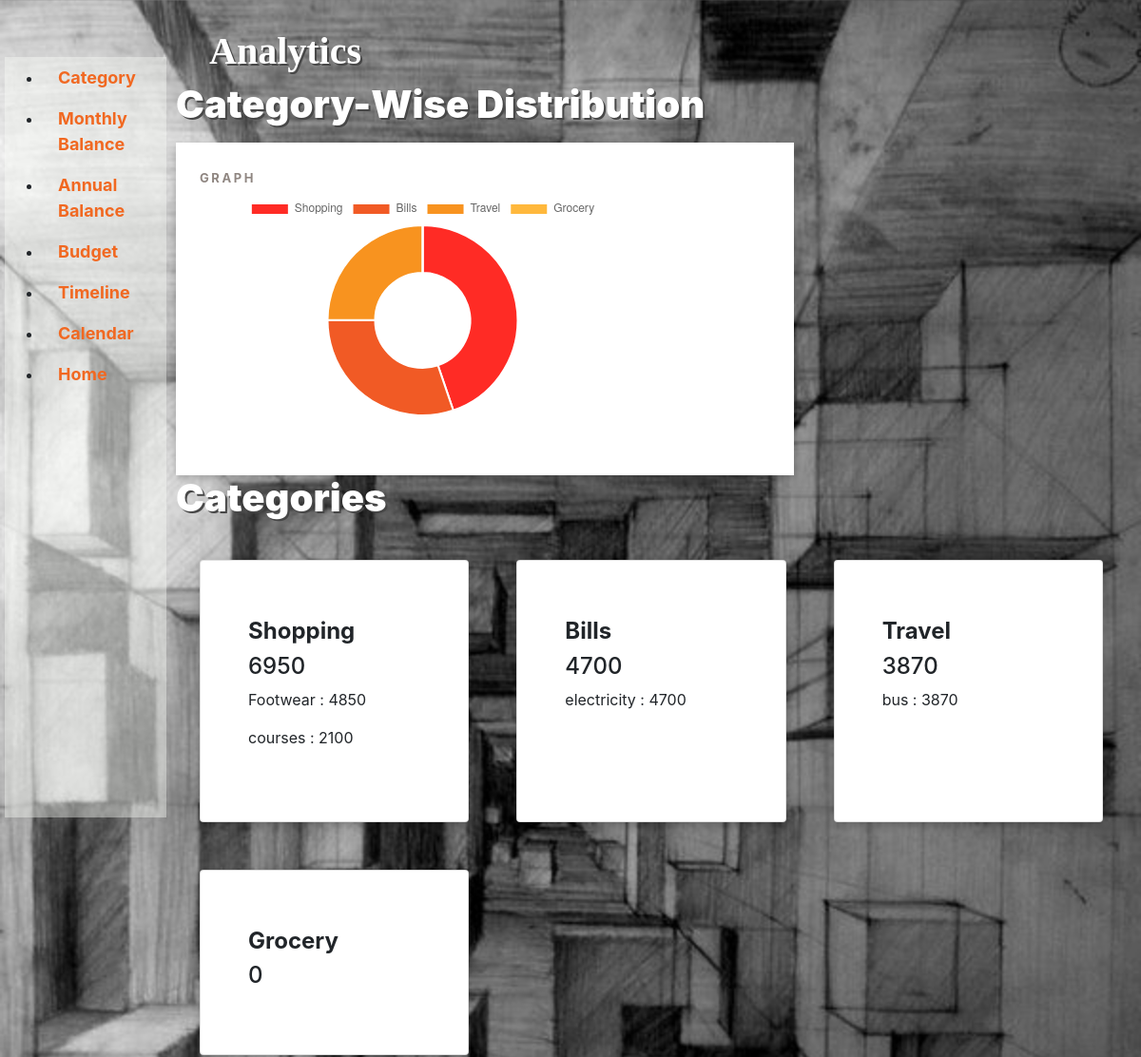
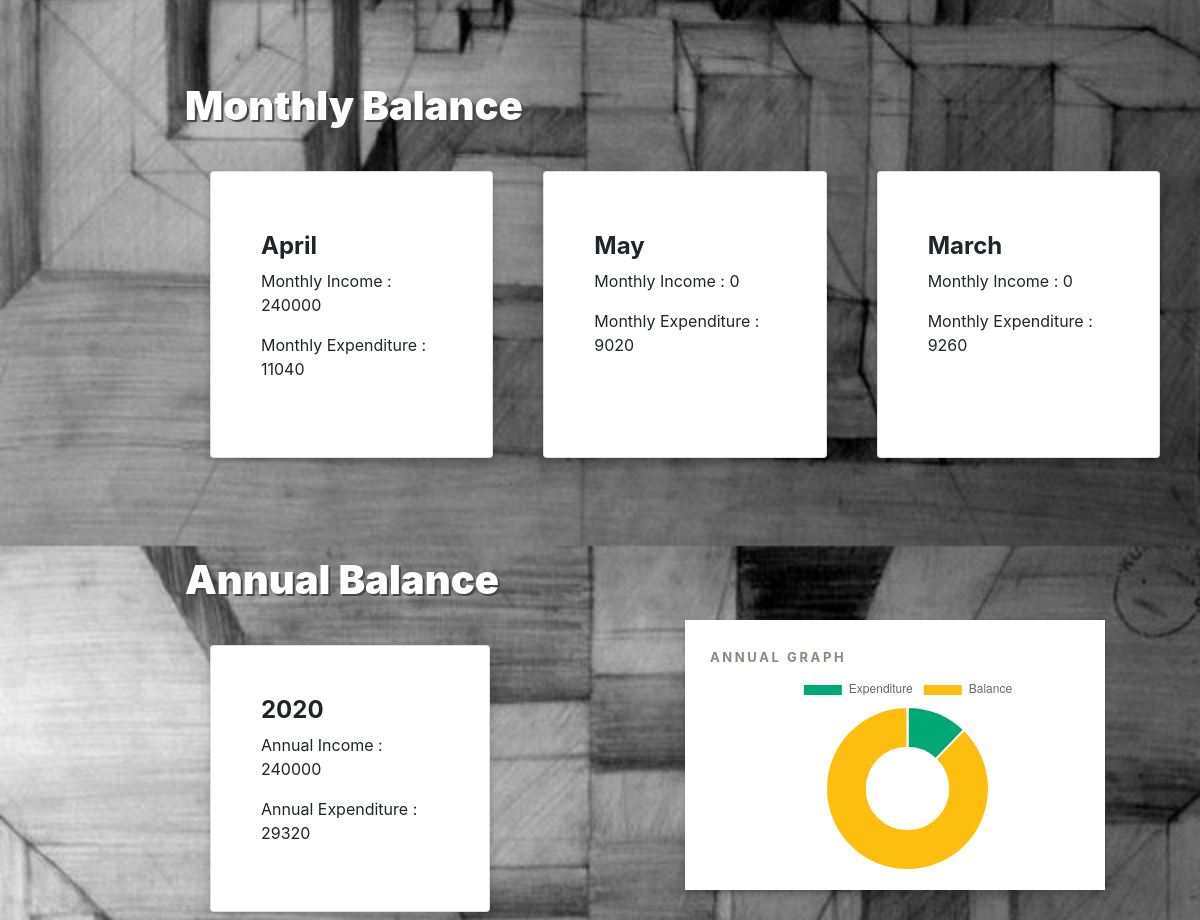
Page /first/expense/analytics/ (signed in) on the committed database (2 pictures, top to bottom).
### expense/models.py (models this page shows, shortened)
class Category(models.Model):
    user = models.ForeignKey(settings.AUTH_USER_MODEL, on_delete= models.CASCADE ,related_name='category', default=1)
    name = models.CharField(max_length=100)
    amt = models.IntegerField(default=0)
    budget = models.IntegerField(default=0)

class Sub_Category(models.Model):
    name = models.CharField(max_length=100)
    amt = models.IntegerField(default=0)
    category = models.ForeignKey(Category,on_delete=models.CASCADE,related_name='sub_category',null=True,blank=True)

class Month(models.Model):
    name = models.CharField(max_length=50)
    monthly_income = models.IntegerField(default=0)
    monthly_expenditure =  models.IntegerField(default=0)
    year_link = models.ForeignKey(Year ,on_delete=models.CASCADE,related_name='yr',null=True,blank=True)

class Year(models.Model):
    user = models.ForeignKey(settings.AUTH_USER_MODEL, on_delete= models.CASCADE ,related_name='user_year', default=1)
    name = models.IntegerField()
    annual_income = models.IntegerField(default=0)
    annual_expenditure =  models.IntegerField(default=0)

### expense/views.py (the view)
# urls.py: path('analytics/',views.analytics,name='analytics'),
def analytics(request, *args, **kwargs):
    dataset = Data.objects.filter(user=request.user)
    incomes = Income.objects.filter(user=request.user)
    categories = Category.objects.filter(user=request.user)
    months = Month.objects.filter(year_link__user=request.user)
    years = Year.objects.filter(user=request.user)
    rec_amt=0
    year_expenditure=0
    year_income=0
    labels2 = []
    chart_data = []
    labels1 = []
    chart_data1 = []
    for year in years:
        year.annual_expenditure = 0
        for month in months:
            month.monthly_expenditure = 0
            month.monthly_expenditure += rec_amt
            month.save()
            for data in dataset:
                m = data.timestamp.strftime("%B")
                y = data.timestamp.strftime("%Y")
                if(data.recursive == True):
                    rec_amt += data.spent
                if(str(year.name) == y):
                    if(str(month.name) == m):
                        month.monthly_expenditure += data.spent
                        month.save()
            year.annual_expenditure += month.monthly_expenditure
            year.save()
        labels1.append("Expenditure")
        chart_data1.append(year.annual_expenditure)
        year_expenditure=year.annual_expenditure
        print(year.annual_expenditure)
    for year in years:
        year.annual_income = 0
        for month in months:
            month.monthly_income = 0
            for income in incomes:
                m = income.timestamp.strftime("%B")
                y = income.timestamp.strftime("%Y")
                if(str(year.name) == y):
                    if(month.name == m):
                        month.monthly_income +=income.amt
                        month.save()
                        print(month.monthly_income)
            year.annual_income += month.monthly_income
            year.save()
        year_income=year.annual_income
        print(year.annual_income)
    labels1.append("Balance")
    chart_data1.append(year_income-year_expenditure)
    expenditure_total=0
    for category in categories:
        category.amt=0
        for subcategory in category.sub_category.all():
            subcategory.amt=0
            for data in dataset:
                if data.sub_category == subcategory:
                    subcategory.amt += data.spent
                    subcategory.save()
            category.amt += subcategory.amt
            category.save()
        labels2.append(category.name)
        chart_data.append(category.amt)
        expenditure_total += category.amt
        context = {
        'object_list' : dataset,
        'categories' : categories,
        'incomes' : incomes,
        'expenditure_total' : expenditure_total,
        'months' : months,
        'years' : years,
        'labels2': labels2,
        'data2': chart_data,
        'labels1': labels1,
        'data1': chart_data1,
    }
    return render(request, 'analytics.html', context)

### templates/analytics.html (shortened to what this page needs)
{% load static %}
<!DOCTYPE html>
<html>
<link rel="stylesheet" href="{% static 'budget/css/style.css' %}">
<link rel="stylesheet" href="{% static 'home/css/bootstrap.min.css' %}">
<body overflow="hidden" style="background-image: url('{% static 'images/analytics_img.jpg' %}'); background-size: cover;" data-aos="fade">
  <div class="parent">
		<div class="side-bar">
			<ul class="site-menu main-menu js-clone-nav mr-auto d-none d-lg-block">
        <li><a href="#categories-section" class="nav-link">Category</a></li>
        <li><a href="#month-section" class="nav-link">Monthly Balance</a></li>
        <li><a href="#year-section" class="nav-link">Annual Balance</a></li>
        <li><a href="{% url 'expense:budget' %}" class="nav-link">Budget</a></li>
        <li><a href="{% url 'expense:timeline' %}" class="nav-link">Timeline</a></li>
        <li><a href="{% url 'expense:calendarToday' %}" class="nav-link">Calendar</a></li>
				<li><a href="{% url 'home' %}" class="nav-link">Home</a></li>
      </ul>
		</div>
		<div class="container" overflow-y:scroll>
		<div class="page-title" ><h1><strong>Analytics</strong></h1></div>
  <div>
    <h2 class="section-title mb-3" style="color: white; text-shadow: 2px 2px #474747;">Category-Wise Distribution</h2>
    <div class="graph-1">
      <div class="graph-container">
      <h3 class="section-sub-title">GRAPH</h3>
        <div id="graph-chart" style="width: 75%;">
          <canvas id="donut-chart"></canvas>
        </div>
        <script>
          var config = {
            type: 'doughnut',
            data: {
              datasets: [{
                data: {{ data2|safe }},
                backgroundColor: [
                  '#ff2b25', '#f15a25', '#f8931f', '#ffb83c', '#ff6364'
                ],
                label: 'Category-wise Distribution'
              }],
              labels: {{ labels2|safe }}
            },
            options: {
              responsive: true
            }
          };
          window.onload = function() {
            var ctx = document.getElementById('donut-chart').getContext('2d');
            window.myPie = new Chart(ctx, config);
              var ctx1 = document.getElementById('donut-chart-annual').getContext('2d');
              window.myPie = new Chart(ctx1, config1);
            };
        </script>
      </div>
    </div>
  </div>
        <div id="categories-section">
        <h2 class="section-title mb-3" style="color: white; text-shadow: 2px 2px #474747;">Categories</h2>
          <div class="card-grid" style="margin-bottom: 300px;">
            {% for category in categories %}
              <div class="card">
                <div class="card-container">
                  <h4><b>{{ category.name }}</b></h4>
                  <h4>{{ category.amt }}</h4>
                  {% for subcategory in category.sub_category.all %}
                  <p>{{ subcategory.name }} : {{ subcategory.amt }}</p>
                  {% endfor %}
                </div>
              </div>
            {% endfor %}
          </div>
        </div>
        <div id="month-section" style="padding-top: 20px;">
          <h2 class="section-title mb-3" style="color: white; text-shadow: 2px 2px #474747;">Monthly Balance</h2>
          <div class="card-grid"  style="margin-bottom: 100px;">
          {% for month in months %}
            <div class="card">
              <div class="card-container">
                <h4><b>{{ month.name  }}</b></h4>
                <p>Monthly Income : {{ month.monthly_income }}</p>
                <p>Monthly Expenditure : {{ month.monthly_expenditure }}</p>
              </div>
            </div>
          {% endfor %}
          </div>
        </div>
        <div id="year-section">
          <h2 class="section-title mb-3" style="color: white; text-shadow: 2px 2px #474747;">Annual Balance</h2>
          <div class="year">
            <div class="card-grid-year" >
            {% for year in years %}
              <div class="card">
                <div class="card-container-annual">
                  <h4><b>{{ year.name  }}</b></h4>
                  <p>Annual Income : {{ year.annual_income }}</p>
                  <p>Annual Expenditure : {{ year.annual_expenditure }}</p>
                </div>
              </div>
            {% endfor %}
            </div>
          <div class="graph">
            <div class="graph-container">
            <h3 class="section-sub-title">Annual Graph</h3>
            <div id="graph-chart" style="width: 100%;">
              <canvas id="donut-chart-annual"></canvas>
            </div>
            </div>
          </div>
        </div>
      </div>
    </div>
  </div>
</body>
</html>

### static/budget/css/style.css (style rules this page uses)
.parent { display: grid; grid-template-columns: 1fr 4fr; }
.year { display: grid; grid-template-columns: 1fr 1fr; }
.side-bar { position: relative; height: 100% ; top: 60px; left: 5px; justify-content: space-around; background: rgba(250, 252, 248, 0.4); }
.container { height: 100vh; }
.card-grid { display: grid; grid-template-columns: 1fr 1fr 1fr; height: 310px; width: 1000px; }
.card { box-shadow: 0 4px 8px 0 rgba(0,0,0,0.2); transition: 0.3s; margin: 25px; position: relative; }
.card-container { padding: 60px 50px 60px 50px; }
.section-sub-title { font-size: 13px; color: #8f8681; letter-spacing: .2em; text-transform: uppercase; font-weight: 700; }
.section-title { color: #000; font-size: 40px; font-weight: 900; }
.nav-link { display: block; font-size: 18px; font-weight: bold; padding: 0.5rem 1rem; }
.card-grid-year { height: 300px; width: 330px; }
.card-container-annual { padding-left: 50px; padding-top: 50px; padding-right: 50px; padding-bottom: 50px; }
* { z-index: 20; }
.graph-1 { box-shadow: 0 4px 8px 0 rgba(0,0,0,0.2); transition: 0.3s; width: 650px; height: 350px; background-color: white; position: relative; }
.graph { box-shadow: 0 4px 8px 0 rgba(0,0,0,0.2); transition: 0.3s; width: 420px; height: 270px; background-color: white; position: relative; }
.graph-container { padding-left: 25px; padding-top: 30px; }
.page-title { font-family: "Pacifico","sans-serif"; color: #ffffff; text-shadow: 2px 2px #474747; font-weight: bold; padding-top: 30px; padding-left: 35px; }

### rows in the picture
Category: name "Shopping", amt "6950"
Sub_Category: name "Footwear", amt "4850"
Sub_Category: name "courses", amt "2100"
Category: name "Bills", amt "4700"
Sub_Category: name "electricity", amt "4700"
Category: name "Travel", amt "3870"
Sub_Category: name "bus", amt "3870"
Category: name "Grocery", amt "0"
Month: name "April", monthly_income "240000", monthly_expenditure "11040"
Month: name "May", monthly_income "0", monthly_expenditure "9020"
Month: name "March", monthly_income "0", monthly_expenditure "9260"
Year: name "2020", annual_income "240000", annual_expenditure "29320"

### other values in the picture
chart data {{ data2|safe }} [6950, 4700, 3870, 0]
chart data {{ labels2|safe }} ['Shopping', 'Bills', 'Travel', 'Grocery']
